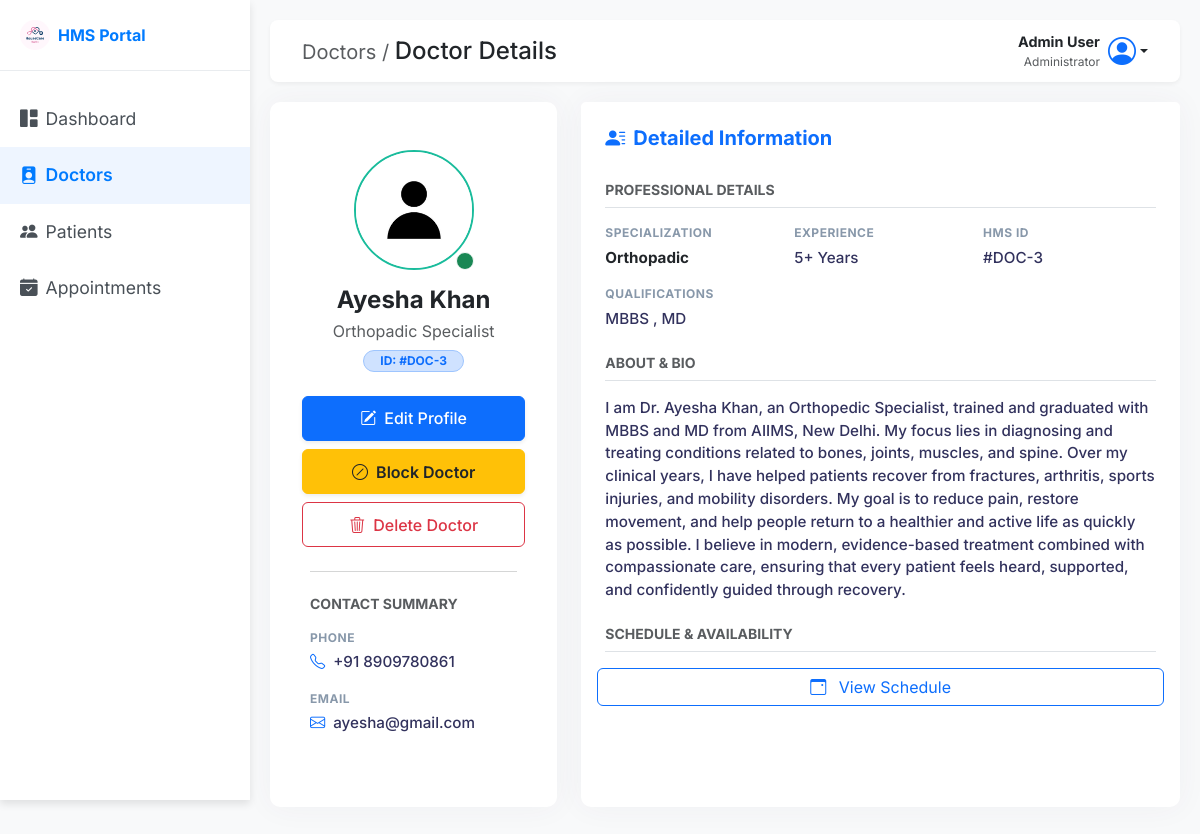
Before: /admin/doctor/3 (signed in) with the older database file.
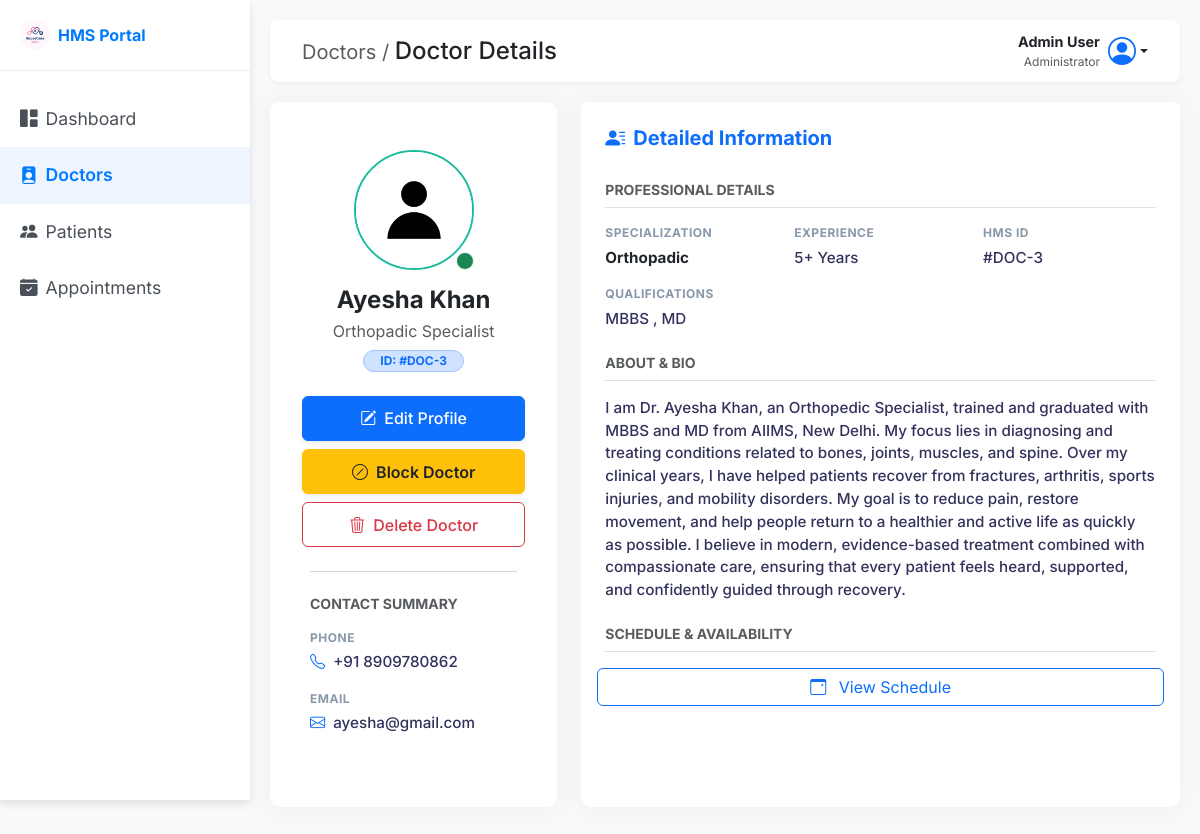
After: the same page with the newer database file.
### back_app/models.py (models this page shows)
class User(db.Model, UserMixin):
    __tablename__ = 'user'
    id = db.Column(db.Integer, primary_key=True)
    full_name = db.Column(db.String(150), nullable=False)
    email = db.Column(db.String(150), unique=True, nullable=False)
    password = db.Column(db.String(150), nullable=False)
    phone_number = db.Column(db.String(15), nullable=False)
    age = db.Column(db.Integer(),  nullable=False)
    gender = db.Column(db.String(10) , nullable=False)
    role = db.Column(db.String(50), nullable=False ,default='Patient')  # 'admin', 'doctor', 'patient'
    profile_picture = db.Column(db.String(250), nullable=True, default='default.png')
    created_at = db.Column(db.DateTime, default=datetime.utcnow)
    doctor = db.relationship('Doctor', backref='user', uselist=False, cascade="all, delete-orphan")
    patient = db.relationship('Patient', backref='user', uselist=False, cascade="all, delete-orphan")

### back_app/routes.py (the view)
@main.route('/admin/doctor/<int:doctor_id>', methods=['GET'])
@login_required
def view_doctor(doctor_id):
    if current_user.role.lower() != 'admin':
        flash("access denied you are not admin , danger")
        return redirect(url_for('main.home'))
    doctor = Doctor.query.get_or_404(doctor_id)
    return render_template('admin/doctor_profile.html', doctor=doctor)

### app.py (called while the page is built)
def create_app():
    app = Flask(__name__)
    database_url = os.environ.get('DATABASE_URL', 'sqlite:///hospital_management.db')
    if database_url.startswith("postgres://"):
        database_url = database_url.replace("postgres://", "postgresql://", 1)
    app.config['SQLALCHEMY_DATABASE_URI'] = database_url
    app.config['SECRET_KEY'] = os.environ.get('SECRET_KEY', 'your_secret_key')
    app.config['SQLALCHEMY_TRACK_MODIFICATIONS'] = False
    login_manager = LoginManager()
    login_manager.init_app(app)
    login_manager.login_view = 'login'
    @login_manager.user_loader
    def load_user(user_id):
        return User.query.get(int(user_id))
    db.init_app(app)
    with app.app_context():
        from back_app.routes import main
        app.register_blueprint(main)
        db.create_all()
    return app

### templates/admin/doctor_profile.html (shortened to what the changed rows need)
<!DOCTYPE html>
<html lang="en">
<head>
    <link href="https://cdn.jsdelivr.net/npm/bootstrap@5.3.3/dist/css/bootstrap.min.css" rel="stylesheet">
    <link href="https://cdn.jsdelivr.net/npm/bootstrap-icons@1.11.1/font/bootstrap-icons.css" rel="stylesheet">
    <link rel="stylesheet" href="../../static/css/admin/manage_doctor.css" />
    <link rel="stylesheet" href="../../static/css/style.css" />
</head>
<body>
    <div class="wrapper">
        <div id="content">
            <div class="container-fluid p-0">
                <div class="row">
                    <div class="col-lg-4 mb-4">
                        <div class="card content-panel h-100">
                            <div class="card-body text-center pt-5 pb-4">
                                <div class="position-relative d-inline-block mb-3">
                                    <img src="{{ url_for('static', filename='img/' + (doctor.user.profile_picture or 'default.png')) }}" alt="{{ doctor.user.full_name }}" class="rounded-circle" width="120" height="120" style="border:2px solid #1abc9c;">
                                    <span class="position-absolute bottom-0 end-0 bg-success border border-light rounded-circle p-2" title="Active">
                                    </span>
                                </div>
                                <h4 class="fw-bold mb-1">{{doctor.user.full_name}}</h4>
                                <p class="text-muted mb-1">{{doctor.specialization}} Specialist</p>
                                <div class="badge bg-primary-subtle text-primary border border-primary-subtle px-3 py-1 rounded-pill mb-4">
                                    ID: #DOC-{{doctor.id}}
                                </div>
                                <div class="d-flex flex-column gap-2 px-3 btn-action-group mb-4">
                                    <button class="btn btn-primary w-100 shadow-sm" onclick="location.href='{{url_for('main.edit_doctor' ,doctor_id=doctor.id)}}'">
                                    </button>
                                    {% if doctor.is_active %}
                                    <button class="btn btn-warning w-100 shadow-sm text-dark fw-semibold"
                                            onclick="if(confirm('Are you sure you want to BLOCK this doctor?')) location.href='{{url_for('main.block_doctor', doctor_id=doctor.id)}}'">
                                    </button>
                                    {% else %}
                                    <button class="btn btn-success w-100 shadow-sm text-dark fw-semibold"
                                            onclick="if(confirm('Are you sure you want to UNBLOCK this doctor?')) location.href='{{url_for('main.unblock_doctor', doctor_id=doctor.id)}}'">
                                        <i class="bi bi-check-circle me-2"></i> Unblock Doctor
                                    </button>
                                    {% endif %}
                                    <button class="btn btn-outline-danger w-100"
                                            onclick="if(confirm('⚠ This will permanently delete doctor! Continue?')) location.href='{{url_for('main.delete_doctor', doctor_id=doctor.id)}}'">
                                    </button>
                                </div>
                                <hr class="mx-4 my-0 text-muted opacity-25">
                                <div class="card-body px-4 py-4 text-start">
                                    <h6 class="fw-bold text-uppercase text-muted small mb-3">Contact Summary</h6>
                                    <div class="mb-3">
                                        <div class="label-text mb-1">Phone</div>
                                        <div class="value-text"><i class="bi bi-telephone me-2 text-primary"></i>+91 {{doctor.user.phone_number}}</div>
                                    </div>
                                    <div>
                                        <div class="label-text mb-1">Email</div>
                                        <div class="value-text"><i class="bi bi-envelope me-2 text-primary"></i>{{doctor.user.email}}</div>
                                    </div>
                                </div>
                            </div>
                        </div>
                    </div>
                </div>
            </div>
       </div>
    </div>
</body>
</html>

Changed rows visible on the page:
changed User "Ayesha Khan": user.phone_number "8909780861" → "8909780862"
